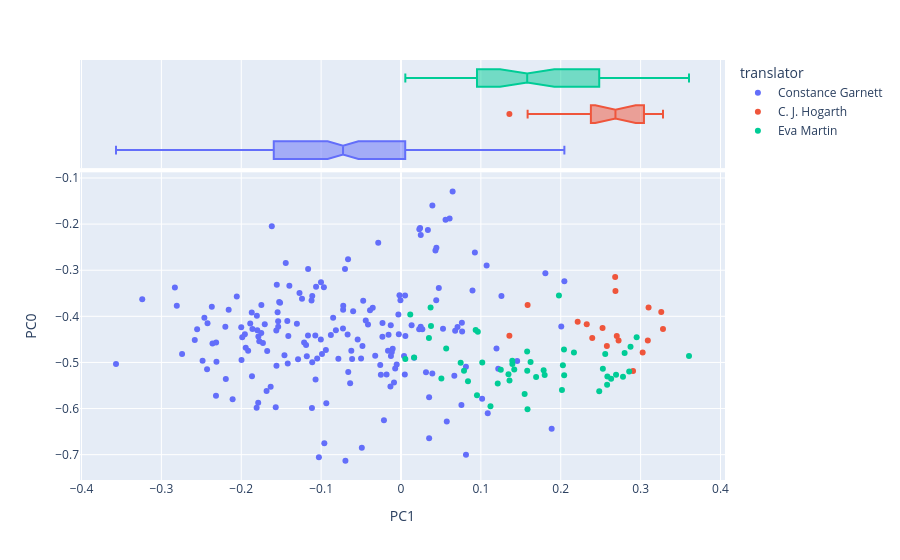

Here is the notebook cell this chart was saved with:
### Code cell
vis_pcs(DCM, 1, 0, label='translator')

### Figure 1 — Plotly figure (JSON) as saved in the notebook; plotly's stock layout.template omitted (floating-point values rounded to 4 significant figures; data arrays with more than 128 entries replaced by an {"elided": "..."} marker saying what was removed)
{"data": [{"hovertemplate": "<b>%{hovertext}</b><br><br>translator=Constance Garnett<br>PC1=%{x}<br>PC0=%{y}<extra></extra>", "hovertext": {"elided": "180 str values"}, "legendgroup": "Constance Garnett", "marker": {"color": "#636efa", "symbol": "circle"}, "mode": "markers", "name": "Constance Garnett", "orientation": "v", "showlegend": true, "type": "scatter", "x": {"elided": "180 float values"}, "xaxis": "x", "y": {"elided": "180 float values"}, "yaxis": "y"}, {"alignmentgroup": "True", "hovertemplate": "<b>%{hovertext}</b><br><br>translator=Constance Garnett<br>PC1=%{x}<extra></extra>", "hovertext": {"elided": "180 str values"}, "legendgroup": "Constance Garnett", "marker": {"color": "#636efa", "symbol": "circle"}, "name": "Constance Garnett", "notched": true, "offsetgroup": "Constance Garnett", "showlegend": false, "type": "box", "x": {"elided": "180 float values"}, "xaxis": "x2", "yaxis": "y2"}, {"hovertemplate": "<b>%{hovertext}</b><br><br>translator=C. J. Hogarth<br>PC1=%{x}<br>PC0=%{y}<extra></extra>", "hovertext": ["THE GAMBLER", "THE GAMBLER", "THE GAMBLER", "THE GAMBLER", "THE GAMBLER", "THE GAMBLER", "THE GAMBLER", "THE GAMBLER", "THE GAMBLER", "THE GAMBLER", "THE GAMBLER", "THE GAMBLER", "THE GAMBLER", "THE GAMBLER", "THE GAMBLER", "THE GAMBLER", "THE GAMBLER"], "legendgroup": "C. J. Hogarth", "marker": {"color": "#EF553B", "symbol": "circle"}, "mode": "markers", "name": "C. J. Hogarth", "orientation": "v", "showlegend": true, "type": "scatter", "x": [0.328, 0.2681, 0.2685, 0.3099, 0.1585, 0.2325, 0.3259, 0.2702, 0.2523, 0.2577, 0.2724, 0.2395, 0.2905, 0.2212, 0.1357, 0.309, 0.3026], "xaxis": "x", "y": [-0.4272, -0.3145, -0.3453, -0.3809, -0.3754, -0.4171, -0.3906, -0.4427, -0.4253, -0.4643, -0.4524, -0.447, -0.5188, -0.4118, -0.4421, -0.4527, -0.4784], "yaxis": "y"}, {"alignmentgroup": "True", "hovertemplate": "<b>%{hovertext}</b><br><br>translator=C. J. Hogarth<br>PC1=%{x}<extra></extra>", "hovertext": ["THE GAMBLER", "THE GAMBLER", "THE GAMBLER", "THE GAMBLER", "THE GAMBLER", "THE GAMBLER", "THE GAMBLER", "THE GAMBLER", "THE GAMBLER", "THE GAMBLER", "THE GAMBLER", "THE GAMBLER", "THE GAMBLER", "THE GAMBLER", "THE GAMBLER", "THE GAMBLER", "THE GAMBLER"], "legendgroup": "C. J. Hogarth", "marker": {"color": "#EF553B", "symbol": "circle"}, "name": "C. J. Hogarth", "notched": true, "offsetgroup": "C. J. Hogarth", "showlegend": false, "type": "box", "x": [0.328, 0.2681, 0.2685, 0.3099, 0.1585, 0.2325, 0.3259, 0.2702, 0.2523, 0.2577, 0.2724, 0.2395, 0.2905, 0.2212, 0.1357, 0.309, 0.3026], "xaxis": "x2", "yaxis": "y2"}, {"hovertemplate": "<b>%{hovertext}</b><br><br>translator=Eva Martin<br>PC1=%{x}<br>PC0=%{y}<extra></extra>", "hovertext": ["THE IDIOT", "THE IDIOT", "THE IDIOT", "THE IDIOT", "THE IDIOT", "THE IDIOT", "THE IDIOT", "THE IDIOT", "THE IDIOT", "THE IDIOT", "THE IDIOT", "THE IDIOT", "THE IDIOT", "THE IDIOT", "THE IDIOT", "THE IDIOT", "THE IDIOT", "THE IDIOT", "THE IDIOT", "THE IDIOT", "THE IDIOT", "THE IDIOT", "THE IDIOT", "THE IDIOT", "THE IDIOT", "THE IDIOT", "THE IDIOT", "THE IDIOT", "THE IDIOT", "THE IDIOT", "THE IDIOT", "THE IDIOT", "THE IDIOT", "THE IDIOT", "THE IDIOT", "THE IDIOT", "THE IDIOT", "THE IDIOT", "THE IDIOT", "THE IDIOT", "THE IDIOT", "THE IDIOT", "THE IDIOT", "THE IDIOT", "THE IDIOT", "THE IDIOT", "THE IDIOT", "THE IDIOT", "THE IDIOT", "THE IDIOT"], "legendgroup": "Eva Martin", "marker": {"color": "#00cc96", "symbol": "circle"}, "mode": "markers", "name": "Eva Martin", "orientation": "v", "showlegend": true, "type": "scatter", "x": [0.1394, 0.2165, 0.2857, 0.3606, 0.1346, 0.03704, 0.1394, 0.1548, 0.1579, 0.05659, 0.09349, 0.1622, 0.2874, 0.2041, 0.2043, 0.07469, 0.295, 0.09513, 0.07889, 0.01158, 0.00542, 0.2482, 0.2799, 0.2557, 0.1786, 0.1358, 0.2692, 0.09619, 0.2779, 0.1691, 0.1211, 0.2015, 0.08385, 0.112, 0.1249, 0.1418, 0.05053, 0.03753, 0.158, 0.03497, 0.2027, 0.1017, 0.258, 0.2584, 0.2631, 0.1584, 0.2527, 0.1799, 0.01642, 0.1977], "xaxis": "x", "y": [-0.4964, -0.4784, -0.5196, -0.4858, -0.5255, -0.3808, -0.5032, -0.5683, -0.4761, -0.4699, -0.4294, -0.4989, -0.4659, -0.4722, -0.528, -0.5004, -0.4456, -0.5711, -0.5178, -0.3959, -0.4925, -0.5627, -0.4793, -0.4815, -0.5168, -0.5392, -0.5269, -0.4337, -0.5309, -0.5318, -0.5457, -0.5599, -0.5408, -0.5951, -0.5156, -0.5151, -0.5351, -0.421, -0.5181, -0.4472, -0.506, -0.5002, -0.5484, -0.5303, -0.5351, -0.6015, -0.5139, -0.5274, -0.4891, -0.355], "yaxis": "y"}, {"alignmentgroup": "True", "hovertemplate": "<b>%{hovertext}</b><br><br>translator=Eva Martin<br>PC1=%{x}<extra></extra>", "hovertext": ["THE IDIOT", "THE IDIOT", "THE IDIOT", "THE IDIOT", "THE IDIOT", "THE IDIOT", "THE IDIOT", "THE IDIOT", "THE IDIOT", "THE IDIOT", "THE IDIOT", "THE IDIOT", "THE IDIOT", "THE IDIOT", "THE IDIOT", "THE IDIOT", "THE IDIOT", "THE IDIOT", "THE IDIOT", "THE IDIOT", "THE IDIOT", "THE IDIOT", "THE IDIOT", "THE IDIOT", "THE IDIOT", "THE IDIOT", "THE IDIOT", "THE IDIOT", "THE IDIOT", "THE IDIOT", "THE IDIOT", "THE IDIOT", "THE IDIOT", "THE IDIOT", "THE IDIOT", "THE IDIOT", "THE IDIOT", "THE IDIOT", "THE IDIOT", "THE IDIOT", "THE IDIOT", "THE IDIOT", "THE IDIOT", "THE IDIOT", "THE IDIOT", "THE IDIOT", "THE IDIOT", "THE IDIOT", "THE IDIOT", "THE IDIOT"], "legendgroup": "Eva Martin", "marker": {"color": "#00cc96", "symbol": "circle"}, "name": "Eva Martin", "notched": true, "offsetgroup": "Eva Martin", "showlegend": false, "type": "box", "x": [0.1394, 0.2165, 0.2857, 0.3606, 0.1346, 0.03704, 0.1394, 0.1548, 0.1579, 0.05659, 0.09349, 0.1622, 0.2874, 0.2041, 0.2043, 0.07469, 0.295, 0.09513, 0.07889, 0.01158, 0.00542, 0.2482, 0.2799, 0.2557, 0.1786, 0.1358, 0.2692, 0.09619, 0.2779, 0.1691, 0.1211, 0.2015, 0.08385, 0.112, 0.1249, 0.1418, 0.05053, 0.03753, 0.158, 0.03497, 0.2027, 0.1017, 0.258, 0.2584, 0.2631, 0.1584, 0.2527, 0.1799, 0.01642, 0.1977], "xaxis": "x2", "yaxis": "y2"}], "layout": {"autosize": true, "legend": {"title": {"text": "translator"}, "tracegroupgap": 0}, "margin": {"t": 60}, "xaxis": {"anchor": "y", "autorange": true, "domain": [0, 1], "range": [-0.4001, 0.4039], "title": {"text": "PC1"}, "type": "linear"}, "xaxis2": {"anchor": "y2", "autorange": true, "domain": [0, 1], "matches": "x", "range": [-0.4001, 0.4039], "showgrid": true, "showticklabels": false, "type": "linear"}, "yaxis": {"anchor": "x", "autorange": true, "domain": [0, 0.7326], "range": [-0.7516, -0.09105], "title": {"text": "PC0"}, "type": "linear"}, "yaxis2": {"anchor": "x2", "autorange": true, "domain": [0.7426, 1], "matches": "y2", "range": [-0.5, 2.5], "showgrid": false, "showline": false, "showticklabels": false, "ticks": "", "type": "category"}}}
